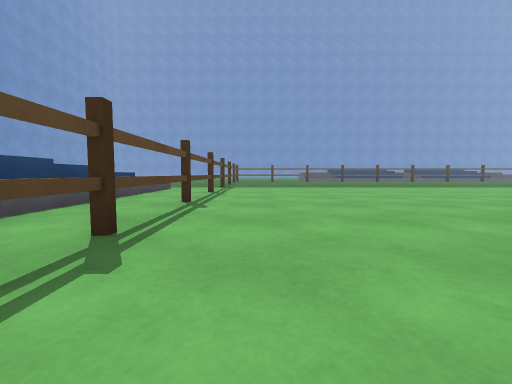
[1] (above)

23 first-person views from a walk through a scene from a Unity 3-D project. The camera is 0.59 m above the floor, tilts 4° down and sees 90° across. The floor is counted in squares, 1 m on a side. Each view is taken from the middle of a square. On the plan, view 1 faces up. The plan holds only what a view shows up to about 9 squares ahead; the rest is blank. The place goes on beyond the plan. The player is left out. Surface patterns are stand-ins for the level's own textures.

[2]
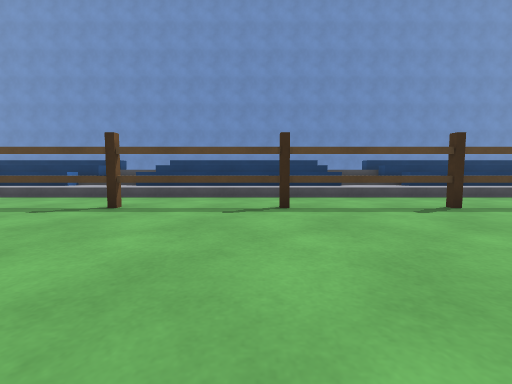

[3]
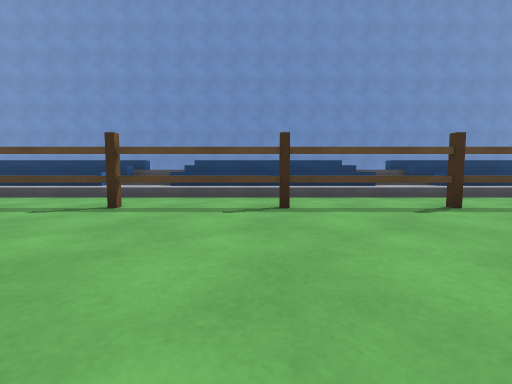

[4]
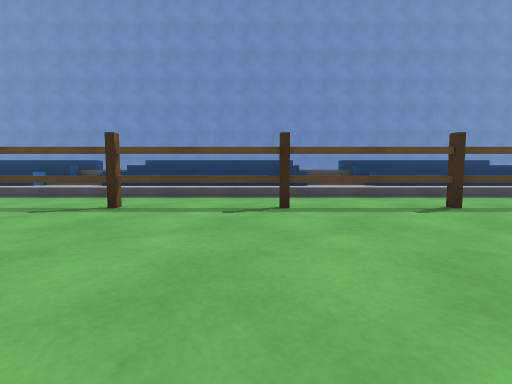

[5]
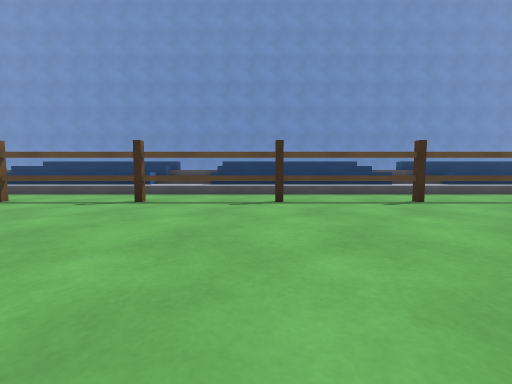

[6]
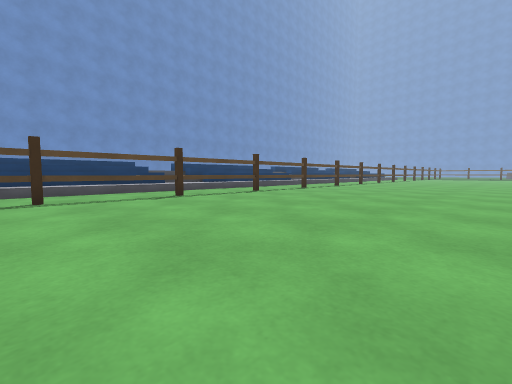

[7]
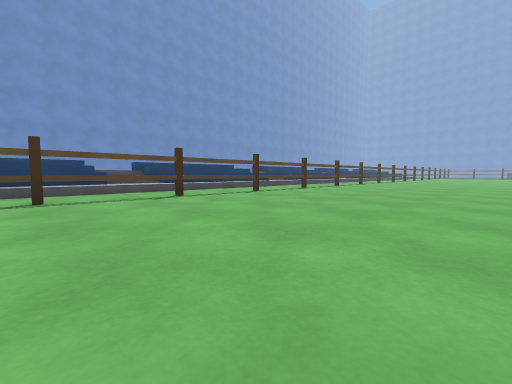

[8]
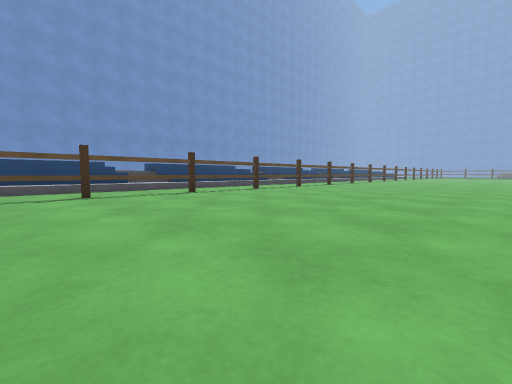

[9]
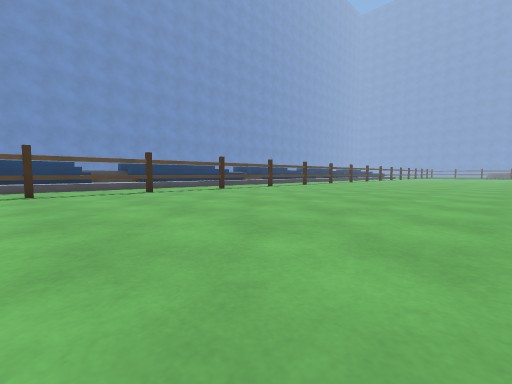

[10]
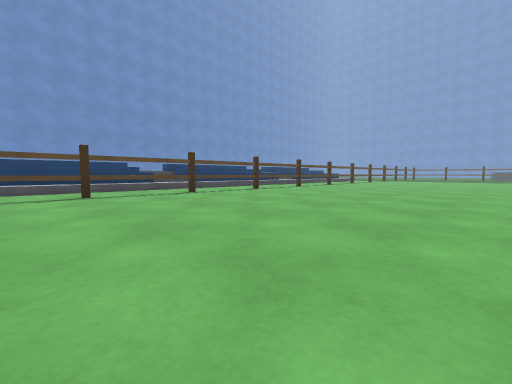

[11]
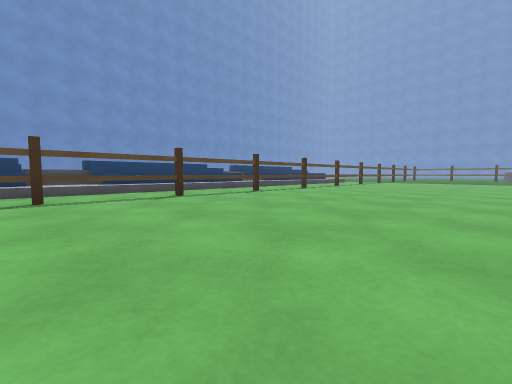

[12]
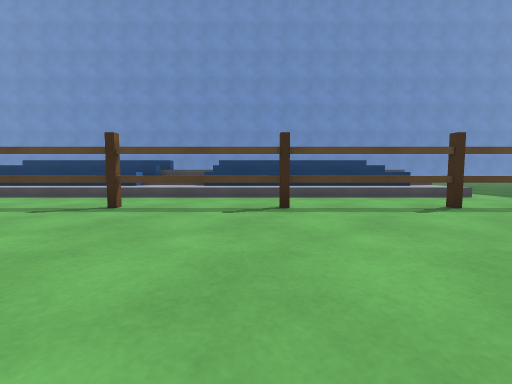

[13]
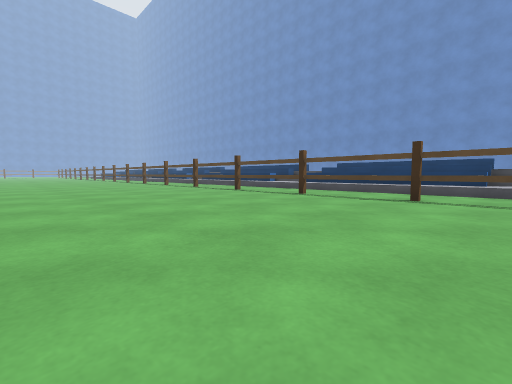

[14]
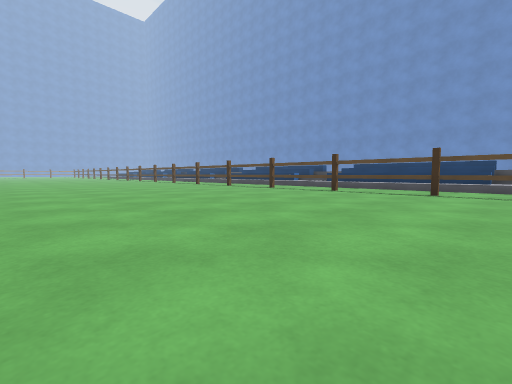

[15]
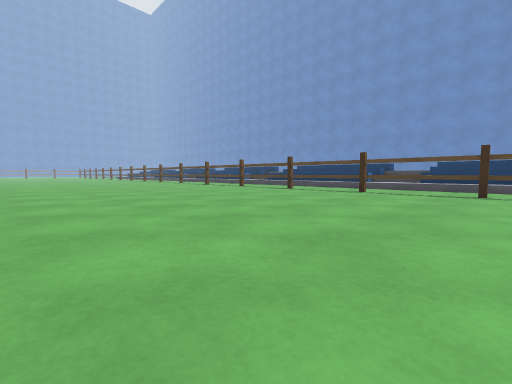

[16]
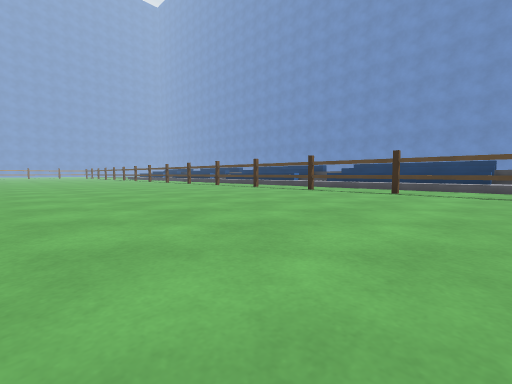

[17]
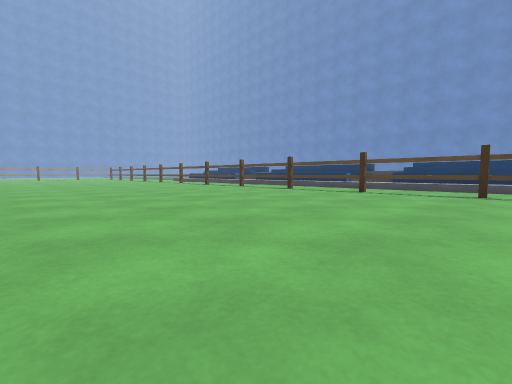

[18]
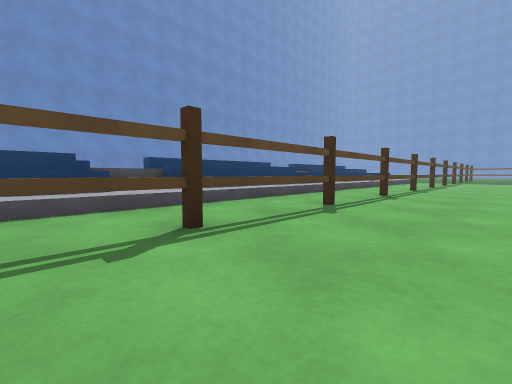

[19]
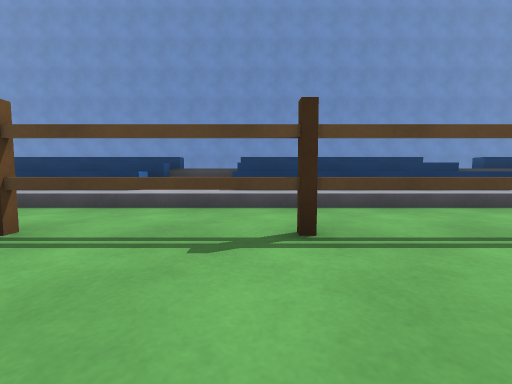

[20]
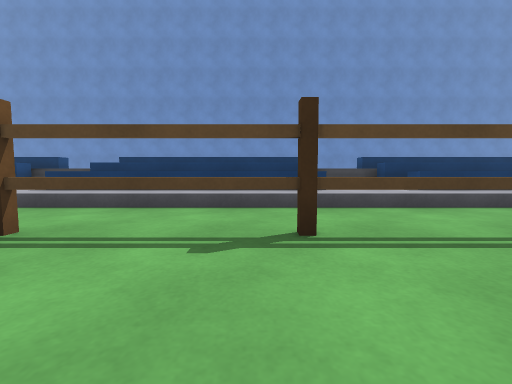

[21]
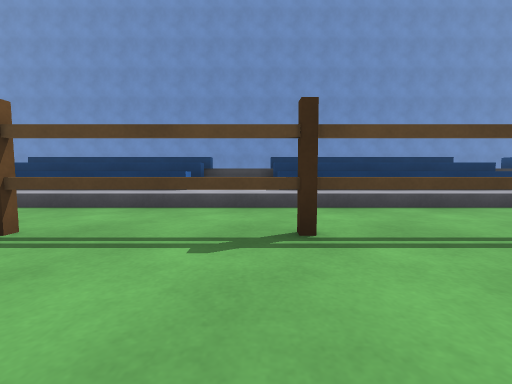

[22]
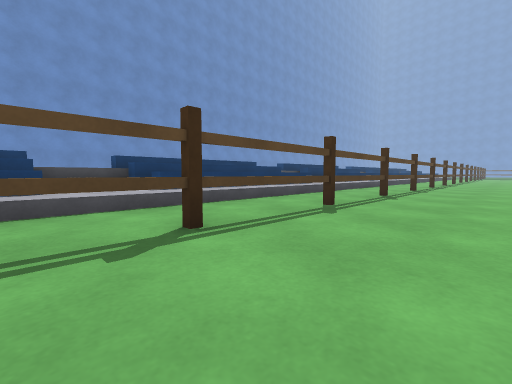

[23]
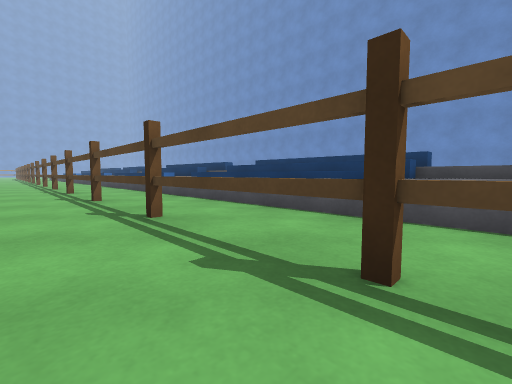

### Floor plan
Key: @ floor where view 1 was taken; # wall or solid block; . floor; ^ raised ledge; O other object.
Columns run from 8 left of view 1 to 8 right of it. Each row starts with its distance up from view 1.
 10  ^^^^..#........
  9   ^^^..O.........
  8   ^^^..O.........
  7   ^^^..#........
  6   ^^^..O........
  5   ^^^..O........
  4   ^^^..#........
  3  ^^^^..O........
  2  ^^^^..O........
  1 #^^^^..#........
  0 # ^^^..O@.......
 -1 # ^^^..O........
 -2 # ^^^..#........
 -3 # ^^^..O........
 -4 #^^^^..O........
 -5  ^ ^^..#........
 -6  ^^^^..O........
 -7 #^^^^..O........
 -8 # ^^^..#........
 -9 # ^^^..O........
-10 # ^^^..O........
-11 # ^^^..#........
-12 #^^^^..O........
-13  ^ ^^..O........
-14  ^ ^^..#........
-15 # ^^^..O........
-16 # ^^^..O........
-17 # ^^^..#........
-18 # ^^^..O........
-19 # ^^^..O........
-20 #^^^^..#........
-21  ^^^^..O........
-22  ^ ^^..O........
-23 #^^^^..#........
-24 # ^^^..O........
-25   ^^^..O........
-26   ^^^..#.......

Where each view was taken, in squares from view 1:
view 1: 0 up, 0 right, facing up
view 2: 1 down, 3 right, facing left
view 3: 10 down, 3 right, facing left
view 4: 16 down, 3 right, facing left
view 5: 19 down, 4 right, facing left
view 6: 19 down, 5 right, facing up-left
view 7: 25 down, 5 right, facing up-left
view 8: 26 down, 6 right, facing up-left
view 9: 25 down, 7 right, facing up-left
view 10: 11 down, 6 right, facing up-left
view 11: 7 down, 5 right, facing up-left
view 12: 5 up, 3 right, facing left
view 13: 10 up, 5 right, facing down-left
view 14: 10 up, 7 right, facing down-left
view 15: 6 up, 7 right, facing down-left
view 16: 2 up, 7 right, facing down-left
view 17: 9 down, 7 right, facing down-left
view 18: 8 down, 1 right, facing up-left
view 19: 4 down, 1 right, facing left
view 20: 16 down, 1 right, facing left
view 21: 13 down, 1 right, facing left
view 22: 23 down, 1 right, facing up-left
view 23: 3 up, 0 right, facing down-left
